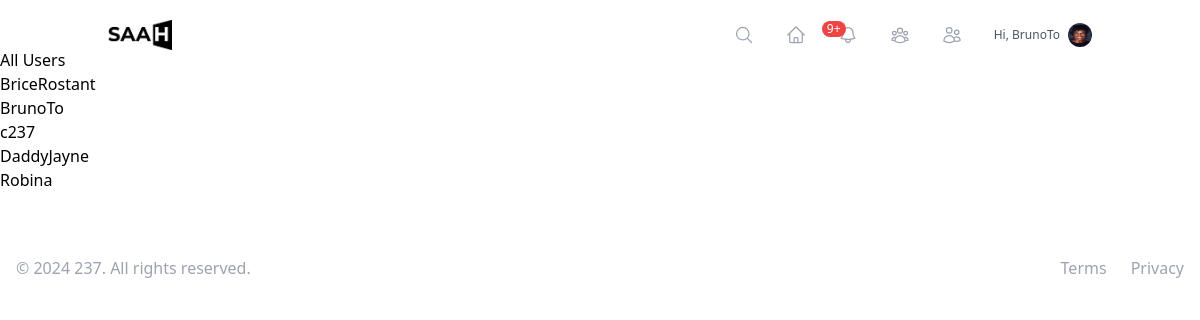
The page /users/ (signed in) on the database its author committed.
### users/models.py (models this page shows, shortened)
class User(AbstractUser):
    bio = models.TextField(max_length=500, blank=True)
    profile_picture = models.ImageField(upload_to='profile_pics/', blank=True, null=True)
    date_joined = models.DateTimeField(auto_now_add=True)
    location = models.CharField(max_length=100, blank=True)
    website = models.URLField(max_length=200, blank=True)
    onesignal_player_id = models.CharField(max_length=36, blank=True, null=True)
    following = models.ManyToManyField('self', symmetrical=False, related_name='followers')
    blocked_users = models.ManyToManyField('self', symmetrical=False, related_name='blocked_by')
    is_verified = models.BooleanField(default=False)
    is_premium = models.BooleanField(default=False)
    is_manual_writer = models.BooleanField(default=False)
    def get_avatar_url(self):
        return get_or_create_avatar(self)
    def unread_notifications_count(self):
        return self.notifications.filter(is_read=False).count()

### users/views.py (the view)
# urls.py: path('', UserListView.as_view(), name='user_list'),
class UserListView(ListView):
    model = User
    template_name = 'users/user_list.html'
    context_object_name = 'users'

### users/utils.py (called while the page is built)
def get_or_create_avatar(user):
    cache_key = f'user_avatar_{user.id}'
    avatar_url = cache.get(cache_key)
    if not avatar_url:
        if not user.profile_picture:
            avatar = generate_avatar(user.username)
            user.profile_picture.save(f"{user.username}_avatar.png", avatar, save=True)
        avatar_url = user.profile_picture.url
        cache.set(cache_key, avatar_url, timeout=86400)  # Cache for 24 hours
    return avatar_url

### templates/users/user_list.html
{% extends "base.html" %}
{% block content %}
<h2>All Users</h2>
<ul>
{% for user in users %}
    <li>
        <a href="{% url 'user_profile' user.username %}">{{ user.username }}</a>
    </li>
{% empty %}
    <li>No users found.</li>
{% endfor %}
</ul>
{% endblock %}

### templates/base.html (shortened to what this page needs)
<!DOCTYPE html>
{% load static %}
<html lang="en">
<head>
    <script src="https://cdn.tailwindcss.com"></script>
</head>
<body class=" min-h-screen flex flex-col">
    <header class="navbar fixed top-0 left-0 w-full z-30">
        <nav class="container mx-auto flex justify-between items-center p-5">
            <div class="">
                <a href="{% url 'article_list' %}" class="">
                    <img src="{% static 'logo.png' %}" alt="SAAH" class="inline-block" style="max-height: 30px;" />
                </a>
            </div>
            {% if user.is_authenticated %}
                <div class="hidden md:flex items-center space-x-8">
                    <a href="{% url 'search' %}" class="text-gray-400 hover:text-gray-600 group relative" title="Search">
                        <svg class="w-5 h-5" fill="none" stroke="currentColor" viewBox="0 0 24 24" xmlns="http://www.w3.org/2000/svg" stroke-width="1.5">
                            <path stroke-linecap="round" stroke-linejoin="round" d="M21 21l-5.197-5.197m0 0A7.5 7.5 0 105.196 5.196a7.5 7.5 0 0010.607 10.607z" />
                        </svg>
                    </a>
                    <a href="{% url 'article_list' %}" class="text-gray-400 hover:text-gray-600 group relative" title="Home">
                    </a>
                    <a href="{% url 'notification_list' %}" class="text-gray-400 hover:text-gray-600 relative group" title="Notifications">
                        {% if user.unread_notifications_count > 0 and user.unread_notifications_count < 10 %}
                        <span class="absolute -top-1 -right-1 bg-red-500 text-white text-xs rounded-full h-3 w-3 flex items-center justify-center mx-4 py-2 px-2">
                            {{ user.unread_notifications_count }}
                        </span>
                        {% elif user.unread_notifications_count > 0 and user.unread_notifications_count >= 10 %}
                        <span class="absolute -top-1 -right-1 bg-red-500 text-white text-xs rounded-full h-3 w-3 flex items-center justify-center mx-4 py-2 px-3">
                            9+
                        </span>
                        {% endif %}
                    </a>
                    <a href="{% url 'following_list' %}" class="text-gray-400 hover:text-gray-600 group relative" title="Connections">
                    </a>
                    <a href="{% url 'followers_list' %}" class="text-gray-400 hover:text-gray-600 group relative" title="Followers">
                    </a>
                    <a href="{% url 'user_profile' user.username %}" class="flex items-center space-x-2 text-gray-600 hover:text-gray-800 group relative">
                        <span class="text-xs">Hi, {{ user.username }}</span>
                        <img src="{{ user.get_avatar_url }}" alt="{{ user.username }}" class="w-6 h-6 rounded-full">
                    </a>
                </div>
            {% endif %}
        </nav>
    </header>
    <main class="my-12">
        {% block content %}
        {% endblock %}
    </main>
    <footer class="footer bottom-0 left-0 w-full hero-foot  text-xs md:text-base z-30">
        <div class="max-w-7xl mx-auto py-2 md:py-4 px-2 md:px-4 flex flex-col md:flex-row items-center justify-between">
            <div class="flex justify-center space-x-4 md:space-x-6 order-2 md:order-2">
                <a href="#" class="text-gray-400 hover:text-gray-500">
                    Terms
                </a>
                <a href="#" class="text-gray-400 hover:text-gray-500">
                    Privacy
                </a>
            </div>
            <div class="mt-2 md:mt-0 order-1 md:order-1">
                <p class="text-center text-gray-400">&copy; 2024 237. All rights reserved.</p>
            </div>
        </div>
    </footer>
</body>
</html>

### templates/base.html (style rules this page uses)
.navbar, .footer { transition: transform 0.3s ease-in-out; }

### rows shown on the page
User: username "BrunoTo", get_avatar_url (picture)
User: username "BriceRostant"
User: username "c237"
User: username "DaddyJayne"
User: username "Robina"
